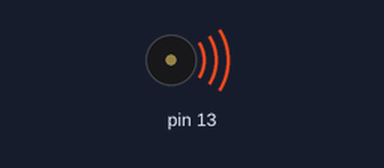
Recording of a sketch running on a simulated Arduino Uno, built with avr-gcc and run on an emulated ATmega328P. Shown: buzzer (waves = sounding).

Above: at 2.5 s.
At 6.5 s:
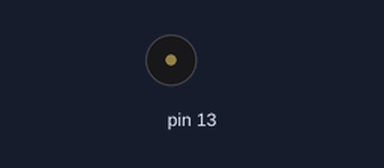
Timing chart, 0 to 10.4 s (numbered marks = the images above):
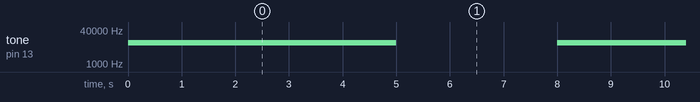

The sketch:

buzzer.ino
```cpp
void setup() {
  // put your setup code here, to run once:
  pinMode(13, OUTPUT);
}

void loop() {
  // put your main code here, to run repeatedly:
  tone(13, 10000);  //1000-dB values
  delay(5000);
  noTone(13);
  delay(3000);
}
```

Measured:
- by itself, tone on pin 13: alternates 10000 Hz for 5.0 s and silent for 3.0 s
